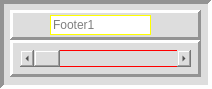
      <widget class="QFrame" name="frame_271">
       <property name="minimumSize">
        <size>
         <width>212</width>
         <height>89</height>
        </size>
       </property>
       <property name="styleSheet">
        <string notr="true">background-color: rgb(221, 221, 221);</string>
       </property>
       <property name="frameShape">
        <enum>QFrame::Panel</enum>
       </property>
       <property name="frameShadow">
        <enum>QFrame::Sunken</enum>
       </property>
       <property name="lineWidth">
        <number>4</number>
       </property>
       <property name="midLineWidth">
        <number>0</number>
       </property>
       <widget class="QFrame" name="frame_272">
        <property name="geometry">
         <rect>
          <x>10</x>
          <y>40</y>
          <width>191</width>
          <height>37</height>
         </rect>
        </property>
        <property name="styleSheet">
         <string notr="true"/>
        </property>
        <property name="frameShape">
         <enum>QFrame::Panel</enum>
        </property>
        <property name="frameShadow">
         <enum>QFrame::Raised</enum>
        </property>
        <property name="lineWidth">
         <number>3</number>
        </property>
        <widget class="QScrollBar" name="horizontalScrollBar_94">
         <property name="geometry">
          <rect>
           <x>10</x>
           <y>10</y>
           <width>171</width>
           <height>17</height>
          </rect>
         </property>
         <property name="minimumSize">
          <size>
           <width>171</width>
           <height>17</height>
          </size>
         </property>
         <property name="maximumSize">
          <size>
           <width>171</width>
           <height>17</height>
          </size>
         </property>
         <property name="styleSheet">
          <string notr="true"> border: 1px solid red</string>
         </property>
         <property name="orientation">
          <enum>Qt::Horizontal</enum>
         </property>
        </widget>
       </widget>
       <widget class="QFrame" name="frame_273">
        <property name="geometry">
         <rect>
          <x>10</x>
          <y>10</y>
          <width>191</width>
          <height>30</height>
         </rect>
        </property>
        <property name="frameShape">
         <enum>QFrame::Panel</enum>
        </property>
        <property name="frameShadow">
         <enum>QFrame::Raised</enum>
        </property>
        <property name="lineWidth">
         <number>3</number>
        </property>
        <property name="midLineWidth">
         <number>0</number>
        </property>
        <widget class="QLineEdit" name="lineEdit_94">
         <property name="geometry">
          <rect>
           <x>40</x>
           <y>5</y>
           <width>101</width>
           <height>20</height>
          </rect>
         </property>
         <property name="minimumSize">
          <size>
           <width>101</width>
           <height>20</height>
          </size>
         </property>
         <property name="maximumSize">
          <size>
           <width>101</width>
           <height>20</height>
          </size>
         </property>
         <property name="styleSheet">
          <string notr="true">QLineEdit {
 border: 1px solid yellow ;
	background-color: rgb(255, 255, 255);
}
</string>
         </property>
         <property name="placeholderText">
          <string>Footer1</string>
         </property>
        </widget>
       </widget>
      </widget>
